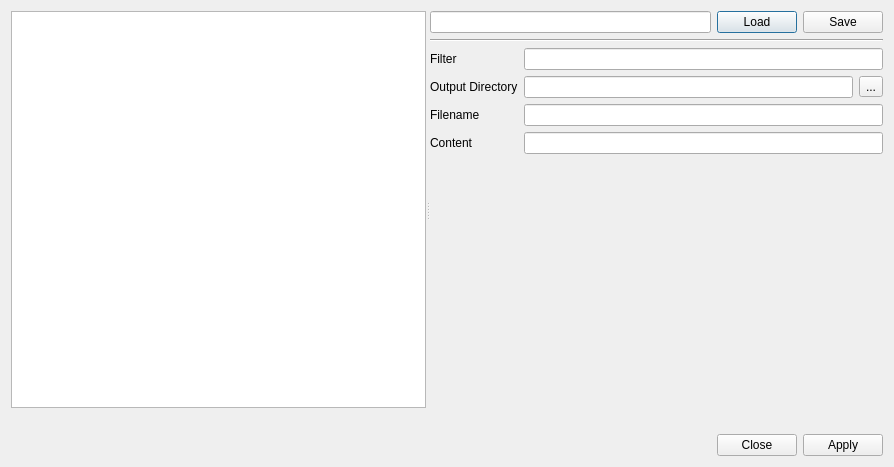
<?xml version="1.0" encoding="UTF-8"?>
<ui version="4.0">
 <class>Dialog</class>
 <widget class="QDialog" name="Dialog">
  <property name="geometry">
   <rect>
    <x>0</x>
    <y>0</y>
    <width>894</width>
    <height>467</height>
   </rect>
  </property>
  <property name="windowTitle">
   <string>Export</string>
  </property>
  <property name="modal">
   <bool>true</bool>
  </property>
  <layout class="QVBoxLayout" name="verticalLayout">
   <item>
    <widget class="QSplitter" name="splitter">
     <property name="orientation">
      <enum>Qt::Horizontal</enum>
     </property>
     <widget class="QTableView" name="table_export">
      <property name="sizePolicy">
       <sizepolicy hsizetype="Preferred" vsizetype="Expanding">
        <horstretch>0</horstretch>
        <verstretch>0</verstretch>
       </sizepolicy>
      </property>
     </widget>
     <widget class="QWidget" name="verticalLayoutWidget">
      <layout class="QVBoxLayout" name="verticalLayout_5">
       <item>
        <layout class="QHBoxLayout" name="horizontalLayout_2">
         <item>
          <widget class="QLineEdit" name="edit_export"/>
         </item>
         <item>
          <widget class="QPushButton" name="btn_load">
           <property name="text">
            <string>Load</string>
           </property>
          </widget>
         </item>
         <item>
          <widget class="QPushButton" name="btn_save">
           <property name="text">
            <string>Save</string>
           </property>
          </widget>
         </item>
        </layout>
       </item>
       <item>
        <widget class="Line" name="line_2">
         <property name="orientation">
          <enum>Qt::Horizontal</enum>
         </property>
        </widget>
       </item>
       <item>
        <layout class="QGridLayout" name="gridLayout">
         <item row="1" column="0">
          <widget class="QLabel" name="label_2">
           <property name="text">
            <string>Output Directory</string>
           </property>
          </widget>
         </item>
         <item row="0" column="0">
          <widget class="QLabel" name="label">
           <property name="text">
            <string>Filter</string>
           </property>
          </widget>
         </item>
         <item row="0" column="1">
          <widget class="QLineEdit" name="edit_filter"/>
         </item>
         <item row="2" column="1">
          <widget class="QLineEdit" name="edit_filename"/>
         </item>
         <item row="3" column="0">
          <widget class="QLabel" name="label_4">
           <property name="text">
            <string>Content</string>
           </property>
          </widget>
         </item>
         <item row="3" column="1">
          <widget class="QLineEdit" name="edit_content"/>
         </item>
         <item row="2" column="0">
          <widget class="QLabel" name="label_3">
           <property name="text">
            <string>Filename</string>
           </property>
          </widget>
         </item>
         <item row="1" column="1">
          <layout class="QHBoxLayout" name="horizontalLayout">
           <item>
            <widget class="QLineEdit" name="edit_outputdir"/>
           </item>
           <item>
            <widget class="QToolButton" name="btn_browse">
             <property name="text">
              <string>...</string>
             </property>
            </widget>
           </item>
          </layout>
         </item>
        </layout>
       </item>
       <item>
        <spacer name="verticalSpacer">
         <property name="orientation">
          <enum>Qt::Vertical</enum>
         </property>
         <property name="sizeHint" stdset="0">
          <size>
           <width>20</width>
           <height>40</height>
          </size>
         </property>
        </spacer>
       </item>
      </layout>
     </widget>
    </widget>
   </item>
   <item>
    <widget class="QLabel" name="message">
     <property name="sizePolicy">
      <sizepolicy hsizetype="Preferred" vsizetype="Maximum">
       <horstretch>0</horstretch>
       <verstretch>0</verstretch>
      </sizepolicy>
     </property>
     <property name="text">
      <string/>
     </property>
    </widget>
   </item>
   <item>
    <widget class="QDialogButtonBox" name="buttons">
     <property name="orientation">
      <enum>Qt::Horizontal</enum>
     </property>
     <property name="standardButtons">
      <set>QDialogButtonBox::Apply|QDialogButtonBox::Close</set>
     </property>
    </widget>
   </item>
  </layout>
 </widget>
 <resources/>
 <connections>
  <connection>
   <sender>buttons</sender>
   <signal>accepted()</signal>
   <receiver>Dialog</receiver>
   <slot>accept()</slot>
   <hints>
    <hint type="sourcelabel">
     <x>248</x>
     <y>254</y>
    </hint>
    <hint type="destinationlabel">
     <x>157</x>
     <y>274</y>
    </hint>
   </hints>
  </connection>
  <connection>
   <sender>buttons</sender>
   <signal>rejected()</signal>
   <receiver>Dialog</receiver>
   <slot>reject()</slot>
   <hints>
    <hint type="sourcelabel">
     <x>316</x>
     <y>260</y>
    </hint>
    <hint type="destinationlabel">
     <x>286</x>
     <y>274</y>
    </hint>
   </hints>
  </connection>
 </connections>
</ui>
